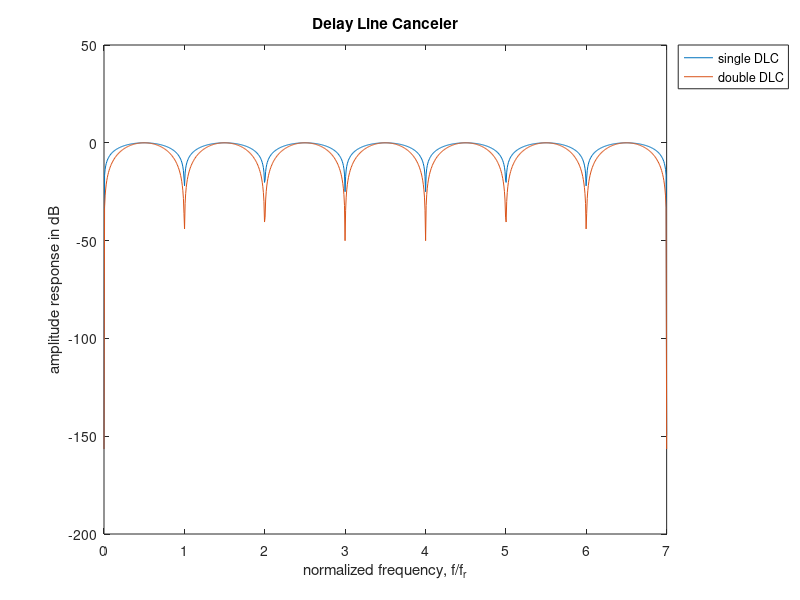

Reproduce this figure in MATLAB.
f = linspace(0, 7, 1000);
w = 2*pi*f;
singleLC = 4 * (sin(w./2).^2);
doubleLC = singleLC.^2;
singleLC = sqrt(abs(singleLC));
doubleLC = sqrt(abs(doubleLC));
singleLC = singleLC ./ (max(singleLC));
doubleLC = doubleLC ./ (max(doubleLC));
singleLC = 10*log10(singleLC + eps);
doubleLC = 10*log10(doubleLC + eps);

figure('Name','Delay Line Canceller');
plot(f,singleLC, f, doubleLC);
title('Delay Line Canceler');
% axis('tight');
xlabel('normalized frequency, f/f_r');
ylabel('amplitude response in dB');
hleg = legend('single DLC', 'double DLC', 'Location', 'NorthEastOutside');